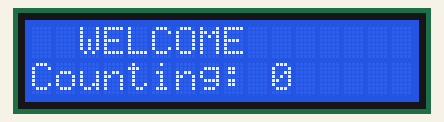
This sketch was run on a simulated Arduino Uno, built with avr-gcc and run on an emulated ATmega328P. Shown: 16×2 character LCD.

Above: at 0.1 s.
At 1.2 s:
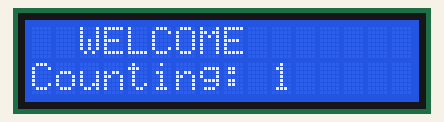
At 2.2 s:
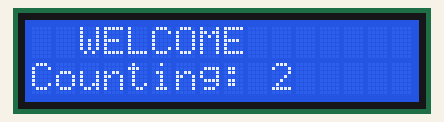
At 4.2 s:
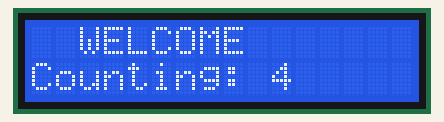
At 6.3 s:
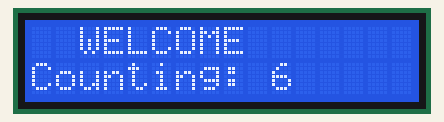
At 9.3 s:
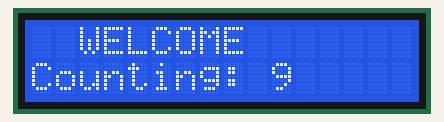

The sketch:

lcd_test.ino
```cpp
#include <Arduino.h>
#include <Wire.h>
#include <LiquidCrystal_I2C.h>

LiquidCrystal_I2C lcd(0X27,16,2); //SCL A5 SDA A4
int num=0;

void setup()
{
  lcd.init();
  lcd.backlight();
}

void loop()
{
  lcd.setCursor(2,0);
  lcd.print("WELCOME");
  lcd.setCursor(0,1);
  lcd.print("Counting:  ");

  lcd.setCursor(10,1);
  lcd.print(num);
  num++;
  if(num >= 10)
  {
    num=0;
  }
  delay (1000);
  lcd.clear();
}
```

Measured:
- by itself, everything shown: repeats every 10.2 s, in 20 steps
- what the display in image 1 shows lasts 1.0 s, from 1.1 s to 2.1 s
